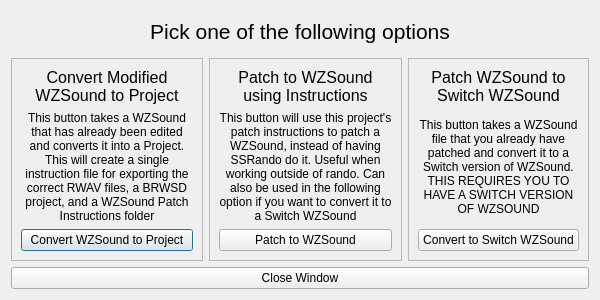
<?xml version="1.0" encoding="UTF-8"?>
<ui version="4.0">
 <class>Dialog_Convert</class>
 <widget class="QDialog" name="Dialog_Convert">
  <property name="geometry">
   <rect>
    <x>0</x>
    <y>0</y>
    <width>600</width>
    <height>300</height>
   </rect>
  </property>
  <property name="windowTitle">
   <string>Dialog</string>
  </property>
  <layout class="QVBoxLayout" name="verticalLayout_4" stretch="1,2,0">
   <item>
    <widget class="QLabel" name="label">
     <property name="font">
      <font>
       <pointsize>16</pointsize>
      </font>
     </property>
     <property name="text">
      <string>Pick one of the following options</string>
     </property>
     <property name="alignment">
      <set>Qt::AlignmentFlag::AlignCenter</set>
     </property>
     <property name="wordWrap">
      <bool>true</bool>
     </property>
    </widget>
   </item>
   <item>
    <layout class="QHBoxLayout" name="horizontalLayout" stretch="0,0,0">
     <item>
      <layout class="QVBoxLayout" name="verticalLayout_3" stretch="0">
       <item>
        <widget class="QFrame" name="frame_3">
         <property name="frameShape">
          <enum>QFrame::Shape::StyledPanel</enum>
         </property>
         <property name="frameShadow">
          <enum>QFrame::Shadow::Raised</enum>
         </property>
         <layout class="QVBoxLayout" name="verticalLayout_7" stretch="0,1,0">
          <item>
           <widget class="QLabel" name="label_2">
            <property name="font">
             <font>
              <pointsize>12</pointsize>
             </font>
            </property>
            <property name="text">
             <string>Convert Modified WZSound to Project</string>
            </property>
            <property name="alignment">
             <set>Qt::AlignmentFlag::AlignCenter</set>
            </property>
            <property name="wordWrap">
             <bool>true</bool>
            </property>
           </widget>
          </item>
          <item>
           <widget class="QLabel" name="label_5">
            <property name="text">
             <string>This button takes a WZSound that has already been edited and converts it into a Project. This will create a single instruction file for exporting the correct RWAV files, a BRWSD project, and a WZSound Patch Instructions folder</string>
            </property>
            <property name="alignment">
             <set>Qt::AlignmentFlag::AlignCenter</set>
            </property>
            <property name="wordWrap">
             <bool>true</bool>
            </property>
           </widget>
          </item>
          <item>
           <widget class="QPushButton" name="ConvertModified">
            <property name="text">
             <string>Convert WZSound to Project</string>
            </property>
           </widget>
          </item>
         </layout>
        </widget>
       </item>
      </layout>
     </item>
     <item>
      <layout class="QVBoxLayout" name="verticalLayout_2" stretch="0">
       <item>
        <widget class="QFrame" name="frame_2">
         <property name="frameShape">
          <enum>QFrame::Shape::StyledPanel</enum>
         </property>
         <property name="frameShadow">
          <enum>QFrame::Shadow::Raised</enum>
         </property>
         <layout class="QVBoxLayout" name="verticalLayout_6" stretch="0,1,0">
          <item>
           <widget class="QLabel" name="label_3">
            <property name="font">
             <font>
              <pointsize>12</pointsize>
             </font>
            </property>
            <property name="text">
             <string>Patch to WZSound using Instructions</string>
            </property>
            <property name="alignment">
             <set>Qt::AlignmentFlag::AlignCenter</set>
            </property>
            <property name="wordWrap">
             <bool>true</bool>
            </property>
           </widget>
          </item>
          <item>
           <widget class="QLabel" name="label_6">
            <property name="text">
             <string>This button will use this project's patch instructions to patch a WZSound, instead of having SSRando do it. Useful when working outside of rando. Can also be used in the following option if you want to convert it to a Switch WZSound</string>
            </property>
            <property name="alignment">
             <set>Qt::AlignmentFlag::AlignCenter</set>
            </property>
            <property name="wordWrap">
             <bool>true</bool>
            </property>
           </widget>
          </item>
          <item>
           <widget class="QPushButton" name="pushButton_3">
            <property name="text">
             <string>Patch to WZSound</string>
            </property>
           </widget>
          </item>
         </layout>
        </widget>
       </item>
      </layout>
     </item>
     <item>
      <layout class="QVBoxLayout" name="verticalLayout" stretch="0">
       <item>
        <widget class="QFrame" name="frame">
         <property name="frameShape">
          <enum>QFrame::Shape::StyledPanel</enum>
         </property>
         <property name="frameShadow">
          <enum>QFrame::Shadow::Raised</enum>
         </property>
         <layout class="QVBoxLayout" name="verticalLayout_5" stretch="0,10,0">
          <item>
           <widget class="QLabel" name="label_4">
            <property name="font">
             <font>
              <pointsize>12</pointsize>
             </font>
            </property>
            <property name="text">
             <string>Patch WZSound to Switch WZSound</string>
            </property>
            <property name="alignment">
             <set>Qt::AlignmentFlag::AlignCenter</set>
            </property>
            <property name="wordWrap">
             <bool>true</bool>
            </property>
           </widget>
          </item>
          <item>
           <widget class="QLabel" name="label_7">
            <property name="text">
             <string>This button takes a WZSound file that you already have patched and convert it to a Switch version of WZSound. THIS REQUIRES YOU TO HAVE A SWITCH VERSION OF WZSOUND</string>
            </property>
            <property name="alignment">
             <set>Qt::AlignmentFlag::AlignCenter</set>
            </property>
            <property name="wordWrap">
             <bool>true</bool>
            </property>
           </widget>
          </item>
          <item>
           <widget class="QPushButton" name="pushButton_4">
            <property name="text">
             <string>Convert to Switch WZSound</string>
            </property>
           </widget>
          </item>
         </layout>
        </widget>
       </item>
      </layout>
     </item>
    </layout>
   </item>
   <item>
    <widget class="QPushButton" name="pushButton">
     <property name="text">
      <string>Close Window</string>
     </property>
    </widget>
   </item>
  </layout>
 </widget>
 <resources/>
 <connections/>
</ui>
